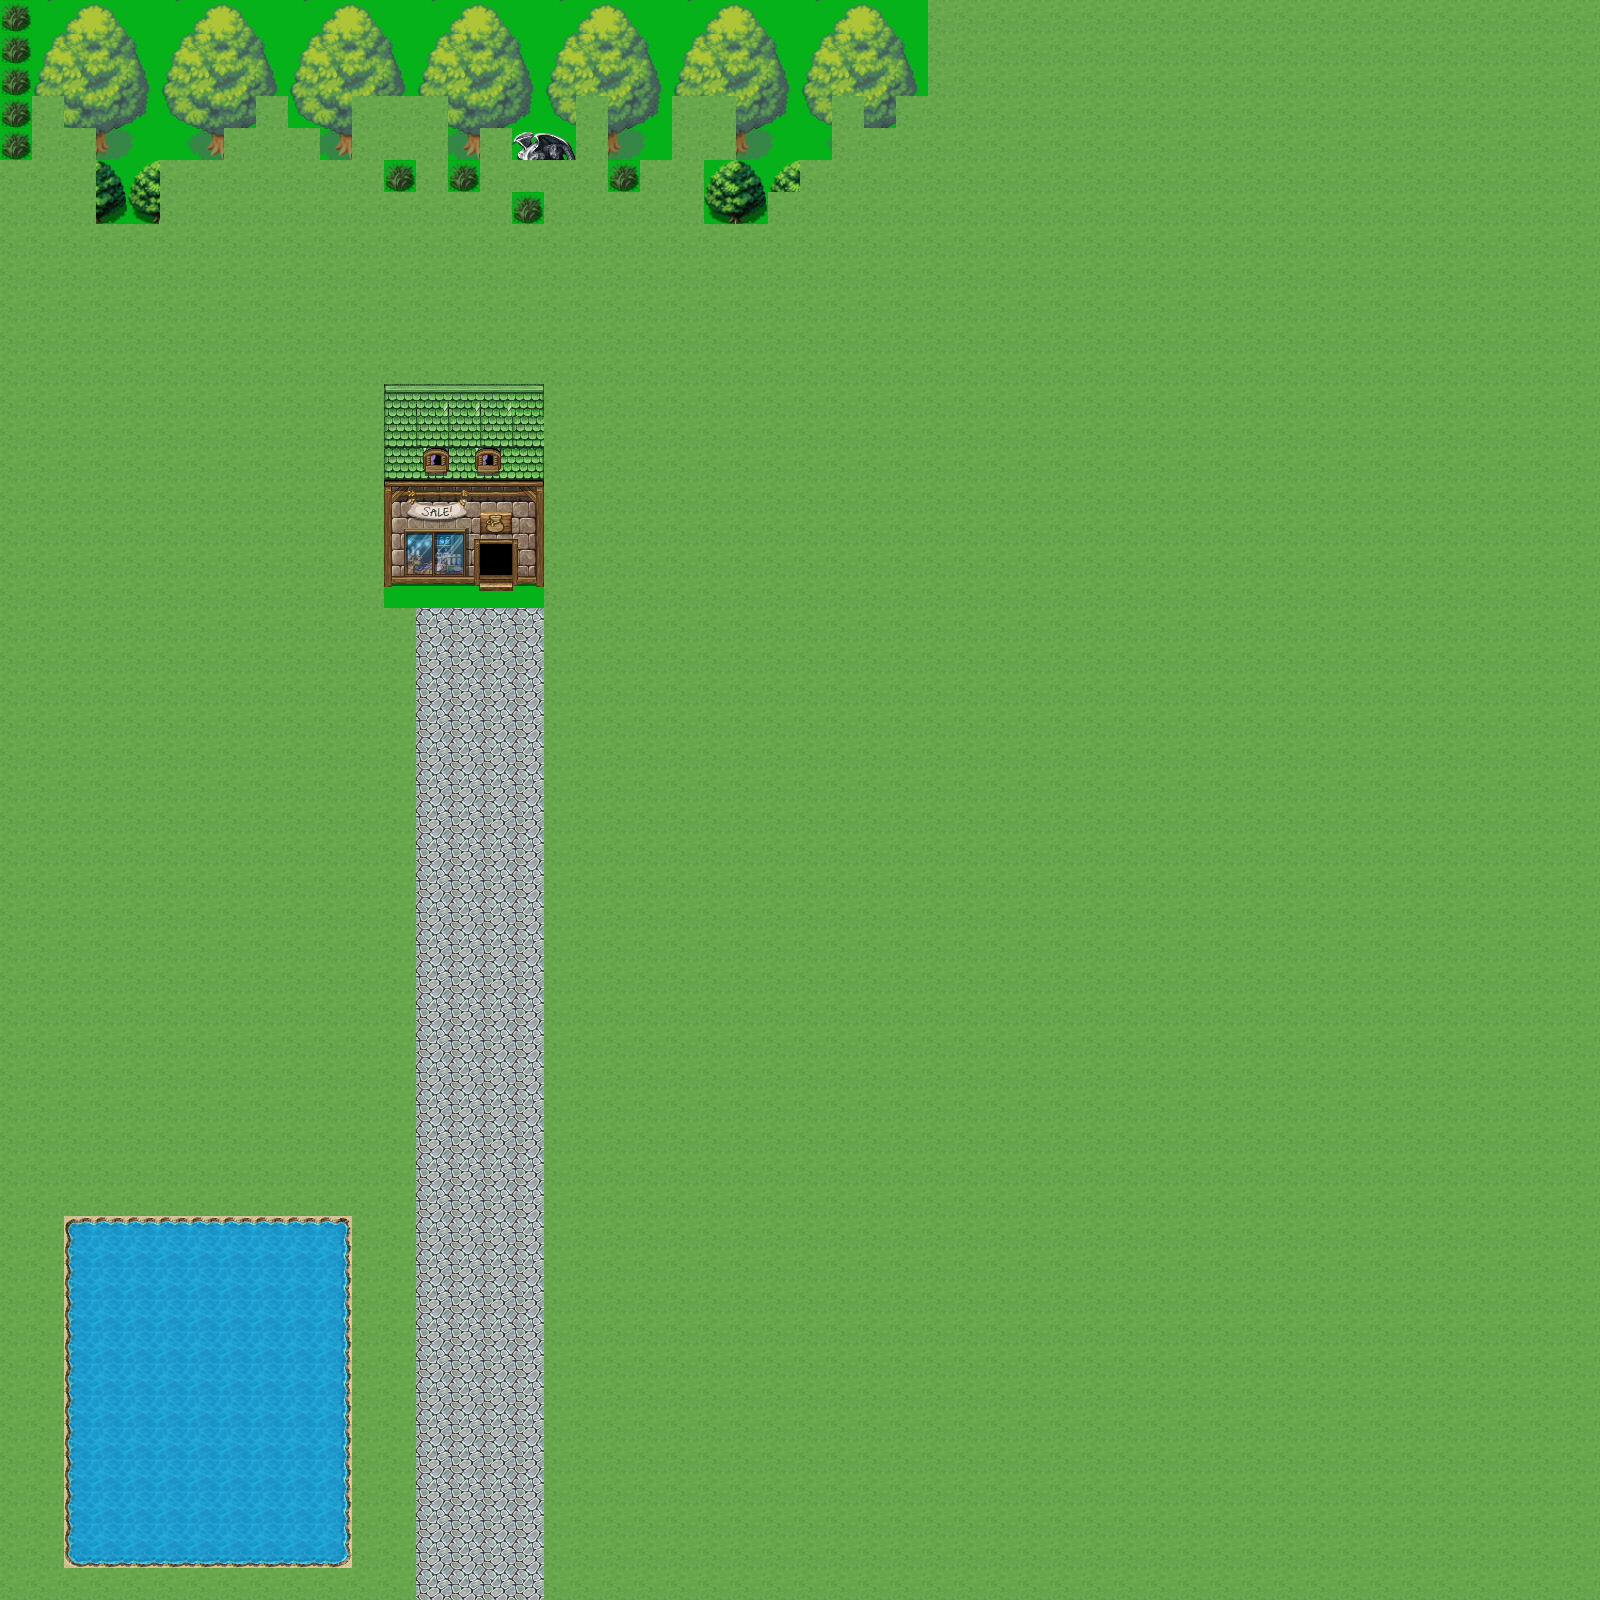

Tiled map render using the project's own tile images. Description and the map definition, with tile-layer contents summarised, below:
An orthogonal 50x50 tile map with 32x32 px tiles, 2 tile layers (main, over), 1 hidden layer not drawn, 6 tilesets and 2 objects (reine, fighter).

<map version="1.0" orientation="orthogonal" width="50" height="50" tilewidth="32" tileheight="32" backgroundcolor="#05b219">
 <tileset firstgid="1" name="tilea1" tilewidth="32" tileheight="32">
  <image source="../Graphics/Tilesets/tilea1.png" width="512" height="384" />
 </tileset>
 <tileset firstgid="193" name="trees2" tilewidth="32" tileheight="32">
  <image source="../Graphics/Tilesets/trees2.png" trans="ffffff" width="512" height="512" />
 </tileset>
 <tileset firstgid="449" name="suelos" tilewidth="32" tileheight="32">
  <image source="../Graphics/Tilesets/suelos.png" trans="ffffff" width="384" height="480" />
 </tileset>
 <tileset firstgid="629" name="pirate-themed-tilee" tilewidth="32" tileheight="32">
  <image source="../Graphics/Tilesets/pirate-themed-tilee.png" trans="ffffff" width="512" height="512" />
 </tileset>
 <tileset firstgid="885" name="chibihikaru-tilea2" tilewidth="32" tileheight="32">
  <image source="../Graphics/Tilesets/chibihikaru-tilea2.png" trans="ffffff" width="512" height="384" />
 </tileset>
 <tileset firstgid="1077" name="21" tilewidth="32" tileheight="32">
  <image source="../Graphics/Tilesets/21.png" trans="ffffff" width="512" height="512" />
 </tileset>
 <layer name="main" width="50" height="50">
  <data>[2500 cells, 2500 non-empty, 66 distinct tile ids]</data>
 </layer>
 <layer name="over" width="50" height="50">
  <data>[2500 cells, 0 non-empty, 0 distinct tile ids]</data>
 </layer>
 <objectgroup name="Calque d'objets 1" width="50" height="50">
  <object name="reine" x="448" y="1483" width="21" height="19" />
  <object name="fighter" x="436" y="1539" width="22" height="33" />
 </objectgroup>
 <layer name="colisiones" width="50" height="50" visible="0">
  <data>[2500 cells, 99 non-empty, 1 distinct tile ids]</data>
 </layer>
</map>
